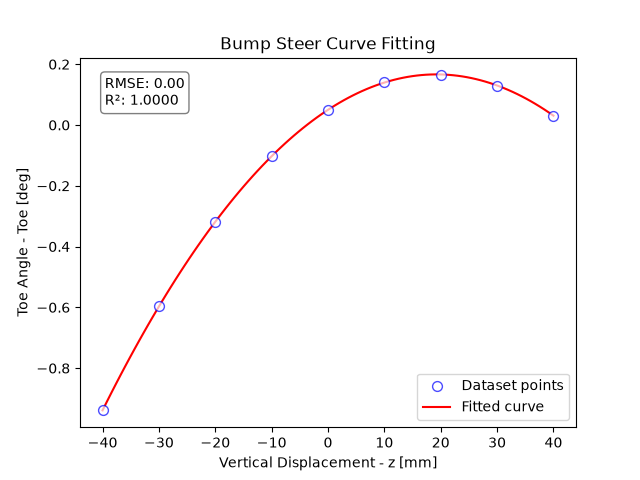

Recreate this plot in Python.
#---------------------------------------------------------
# OXFORD BROOKES UNIVERSITY - Motorsport Engineering MSc
# Advanced Vehicle dynamics
#
# Coursework 1 - "Tyre modelling and kinematic analysis"
#--------------------------------------------------------- 

#---------------------------------------------------------
# BUMP STEER CURVE FITTING
#---------------------------------------------------------

import numpy as np
import matplotlib.pyplot as plt
import scipy.optimize as opt

from CorneringStiffnessFitting import Fz_fit

z = np.array([
    -40,
    -30,
    -20,
    -10,
    0,
    10,
    20,
    30,
    40,
])

Toe = np.array([
    -0.939,
    -0.597,
    -0.318,
    -0.103,
    0.050,
    0.140,
    0.166,
    0.130,
    0.031
])

def bump_steer(z, a0, a1, a2):
    ToeAngle = a0 + a1*z + a2*z**2
    return ToeAngle

popt, pcov = opt.curve_fit(bump_steer, z, Toe)

z_fit = np.linspace(-40, 40, 100)
Toe_fit = bump_steer(z_fit, *popt)



Toe_pred = bump_steer(z, *popt)

residuals = Toe - Toe_pred

rmse = np.sqrt(np.mean(residuals**2))

leftover_spread = np.sum(residuals**2)
total_spread = np.sum((Toe - np.mean(Toe))**2)
r_squared = 1 - (leftover_spread / total_spread)

#---------------------------------------------------------
# Data plotting
#---------------------------------------------------------

fig, ax = plt.subplots()

ax.scatter(
    z,
    Toe,
    s=50, 
    facecolor="white", 
    edgecolors="blue", 
    alpha=0.7, 
    label="Dataset points",
    zorder=3,
)

ax.plot(
    z_fit, 
    Toe_fit, 
    color="red", 
    label="Fitted curve",
    zorder=2,
)

ax.set_title("Bump Steer Curve Fitting")
ax.set_xlabel("Vertical Displacement - z [mm]")
ax.set_ylabel("Toe Angle - Toe [deg]")
ax.legend()
ax.text(0.05, 0.95, f"RMSE: {rmse:.2f}\nR²: {r_squared:.4f}", transform=ax.transAxes, fontsize=10, verticalalignment='top', bbox=dict(boxstyle='round', facecolor='white', alpha=0.5))

plt.show()

print("Fitted parameters:", popt)
